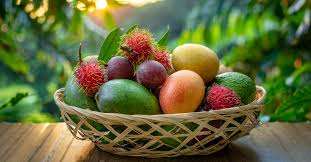
#> input picture assignment1/q4/fruits.jpeg, 311 x 162 px
$ python nn.py
#> lines starting #> are read from the running program, lines starting #| are printed output that depends on the picture
#> further down, input_image is the input picture: shape (162, 311, 3); mean R, G, B 101.1, 107.2, 60.9
import numpy as np
from PIL import Image

def nn_resize(image, scale_factor):
    # Get original image dimensions
#> called with scale_factor = 3
    height, width, channels = image.shape
#> height = 162; width = 311; channels = 3

    # Calculate new dimensions
    new_height = int(height * scale_factor)
#> new_height = 486
    new_width = int(width * scale_factor)
#> new_width = 933

    # Create an empty array for the resized image
    resized = np.zeros((new_height, new_width, channels), dtype=np.uint8)

    # Compute the scaling ratios
    x_ratio = width / new_width
#> x_ratio = 0.333
    y_ratio = height / new_height
#> y_ratio = 0.333

    for i in range(new_height):
        for j in range(new_width):
            # Find the nearest pixel from the original image
            px = min(width - 1, int(j * x_ratio))
            py = min(height - 1, int(i * y_ratio))

            # Copy the pixel value
            resized[i, j] = image[py, px]
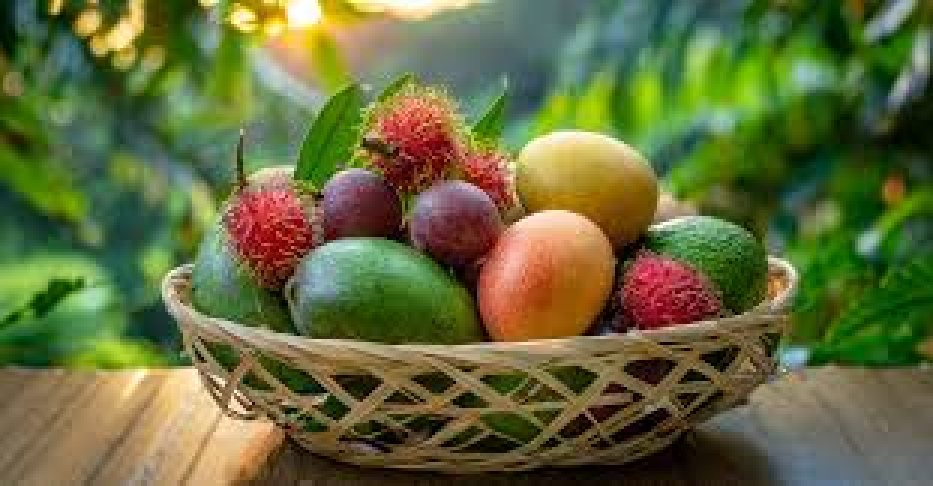
#> resized: shape (486, 933, 3); mean R, G, B 101.1, 107.2, 60.9

    return resized


# Load an image
input_image = np.array(Image.open("fruits.jpeg"))

# Resize the image
scale_factor = 3
resized_image = nn_resize(input_image, scale_factor)

# Save the resized image
Image.fromarray(resized_image).save("output_nn_{:.2f}.jpg".format(scale_factor))
